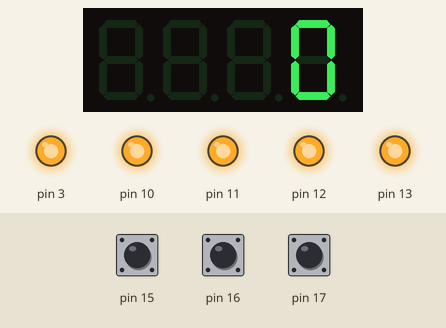
Simulated run of this sketch. Board: Arduino Uno, built with avr-gcc and run on an emulated ATmega328P. Shown: 4-digit seven-segment display, output pins drawn as LEDs (lit = HIGH). The test bench sets the inputs (shaded band); at power-on: pin 16 HIGH, pin 15 HIGH, pin 17 HIGH.

Above: at 1.2 s.
1.3 s: pin 16 pulled LOW for 3.2 s
At 2.7 s:
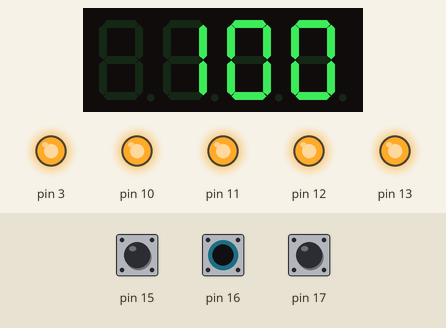
6.0 s: pin 15 pulled LOW for 0.15 s
At 7.7 s:
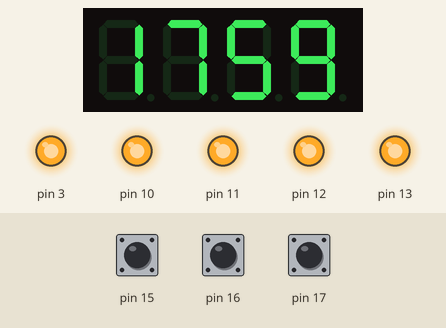
Timing chart, 0 to 9.2 s (numbered marks = the images above; inputs shaded):
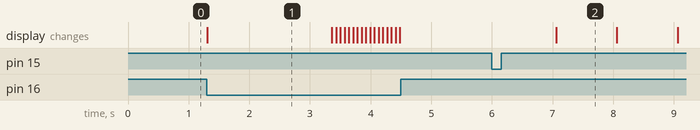

The sketch:

Count_Down_Timer.ino
```cpp
#include <TimerOne.h>
#include <Wire.h>
#include <MultiFuncShield.h>


enum CountDownModeValues
{
  COUNTING_STOPPED,
  COUNTING
};

byte countDownMode = COUNTING_STOPPED;

byte tenths = 0;
char seconds = 0;
char minutes = 0;

void setup() {
  // put your setup code here, to run once:
  Timer1.initialize();
  MFS.initialize(&Timer1);    // initialize multifunction shield library
  MFS.write(0);

  Serial.begin(9600);
}


void loop() {
  // put your main code here, to run repeatedly:

  byte btn = MFS.getButton();

  switch (countDownMode)
  {
    case COUNTING_STOPPED:
        if (btn == BUTTON_1_SHORT_RELEASE && (minutes + seconds) > 0)
        {
          // start the timer
          countDownMode = COUNTING;
        }
        else if (btn == BUTTON_1_LONG_PRESSED)
        {
          // reset the timer
          tenths = 0;
          seconds = 0;
          minutes = 0;
          MFS.write(minutes*100 + seconds);
        }
        else if (btn == BUTTON_2_PRESSED || btn == BUTTON_2_LONG_PRESSED)
        {
          minutes++;
          if (minutes > 60)
          {
            minutes = 0;
          }
          MFS.write(minutes*100 + seconds);
        }
        else if (btn == BUTTON_3_PRESSED || btn == BUTTON_3_LONG_PRESSED)
        {
          seconds += 10;
          if (seconds >= 60)
          {
            seconds = 0;
          }
          MFS.write(minutes*100 + seconds);
        }
        break;

    case COUNTING:
        if (btn == BUTTON_1_SHORT_RELEASE || btn == BUTTON_1_LONG_RELEASE)
        {
          // stop the timer
          countDownMode = COUNTING_STOPPED;
        }
        else
        {
          // continue counting down
          tenths++;

          if (tenths == 10)
          {
            tenths = 0;
            seconds--;

            if (seconds < 0 && minutes > 0)
            {
              seconds = 59;
              minutes--;
            }

            if (minutes == 0 && seconds == 0)
            {
              // timer has reached 0, so sound the alarm
              MFS.beep(50, 50, 3);  // beep 3 times, 500 milliseconds on / 500 off
              countDownMode = COUNTING_STOPPED;
            }

            MFS.write(minutes*100 + seconds);
          }
          delay(100);
        }
        break;
  }
}
```

Measured:
- after the input at 1.3 s, the display: changes at once (image 1)
- after the input at 6.0 s, the display: changes after 1.1 s (image 2)
- what the display in image 1 shows lasts 2.1 s, from 1.3 s to 3.4 s
